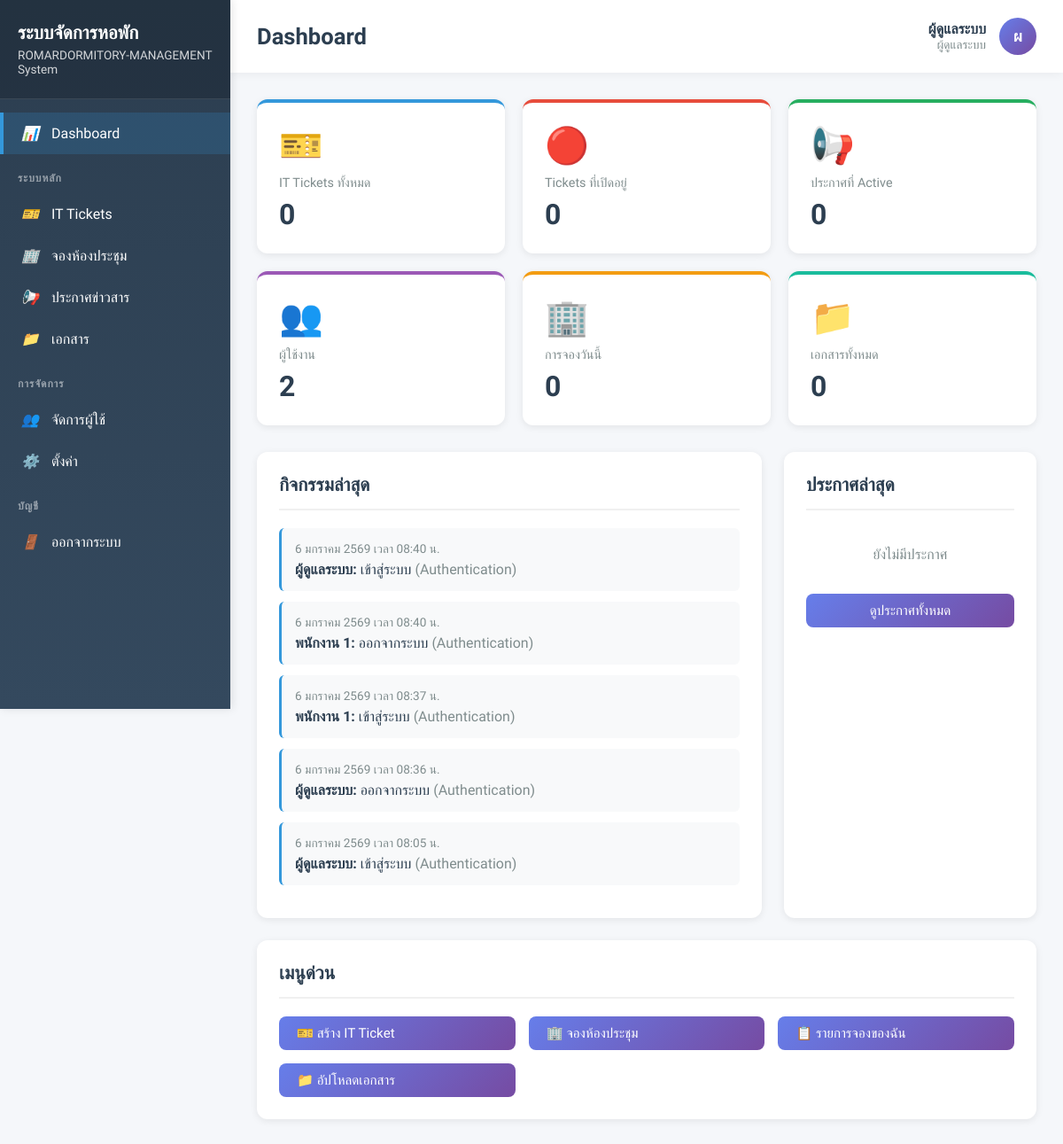
/admin/dashboard.php (signed in), run on an earlier commit of the app's database.
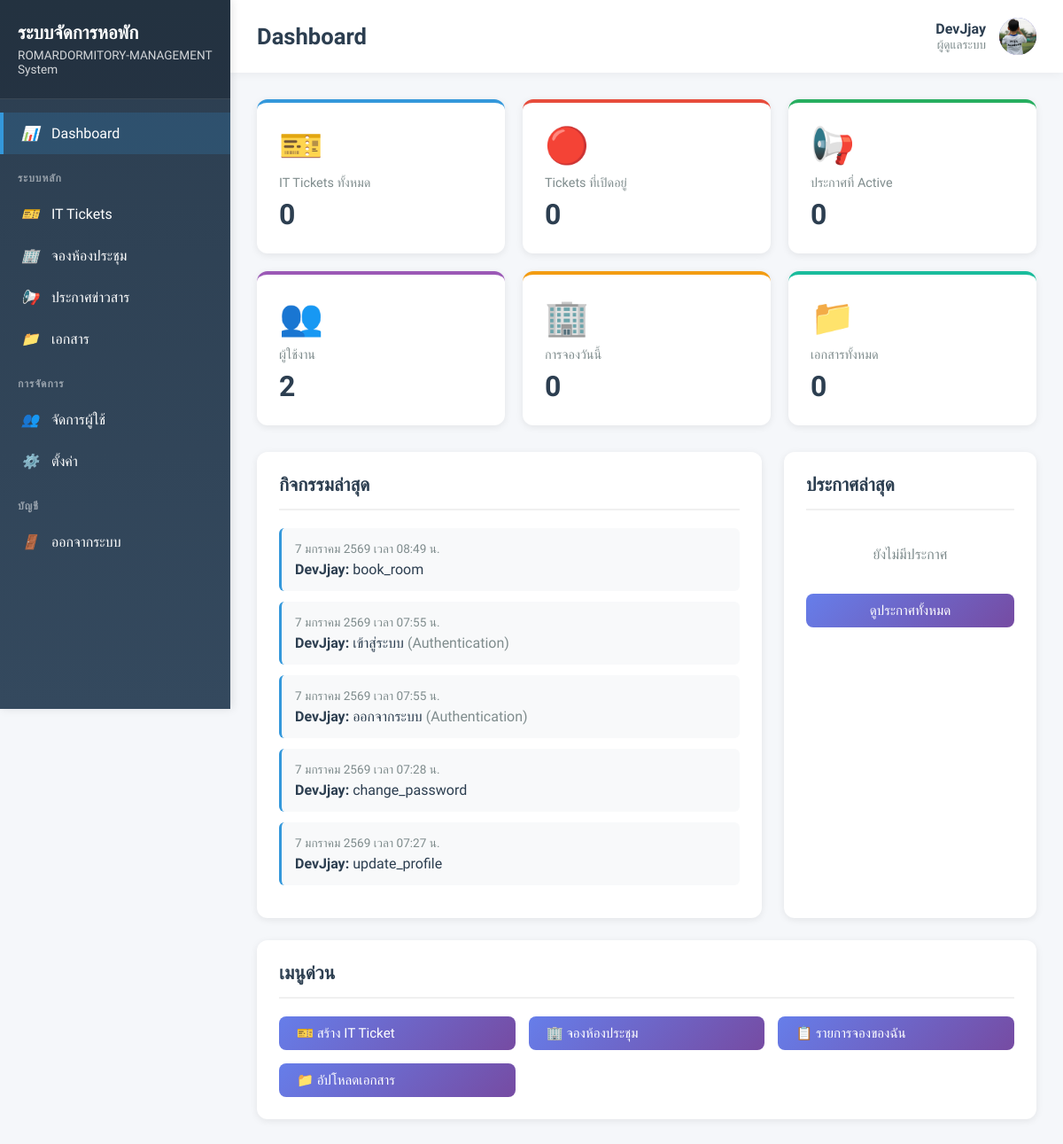
And on a later commit of the database.
### tables this page shows
CREATE TABLE activity_logs (
        log_id INTEGER PRIMARY KEY AUTOINCREMENT,
        user_id INTEGER,
        action TEXT NOT NULL,
        module TEXT,
        description TEXT,
        ip_address TEXT,
        created_at DATETIME DEFAULT CURRENT_TIMESTAMP,
        FOREIGN KEY (user_id) REFERENCES users(user_id)
    );

CREATE TABLE users (
    user_id INTEGER PRIMARY KEY AUTOINCREMENT,
    username TEXT UNIQUE NOT NULL,
    password TEXT NOT NULL,
    full_name TEXT NOT NULL,
    email TEXT,
    role TEXT DEFAULT 'staff' CHECK(role IN ('admin', 'staff')),
    created_at DATETIME DEFAULT CURRENT_TIMESTAMP,
    last_login DATETIME,
    is_active INTEGER DEFAULT 1
, avatar TEXT, phone TEXT, department TEXT);

### config/config.php (called while the page is built, shortened)
<?php
function isAdmin() {
    return isset($_SESSION['role']) && $_SESSION['role'] === 'admin';
}
function getCurrentUserFullName() {
    return $_SESSION['full_name'] ?? 'ผู้ใช้';
}
function formatDateThai($date) {
    $timestamp = strtotime($date);
    $thaiMonths = [
        1 => 'มกราคม', 'กุมภาพันธ์', 'มีนาคม', 'เมษายน',
        'พฤษภาคม', 'มิถุนายน', 'กรกฎาคม', 'สิงหาคม',
        'กันยายน', 'ตุลาคม', 'พฤศจิกายน', 'ธันวาคม'
    ];
    $day = date('j', $timestamp);
    $month = $thaiMonths[(int)date('n', $timestamp)];
    $year = date('Y', $timestamp) + 543;
    $time = date('H:i', $timestamp);
    return "$day $month $year เวลา $time น.";
}
?>

### includes/functions.php (called while the page is built, shortened)
<?php
require_once __DIR__ . '/../config/config.php';
function getRecentActivities($limit = 10) {
    $db = getDB();
    $stmt = $db->prepare("
        SELECT a.*, u.full_name, u.username
        FROM activity_logs a
        LEFT JOIN users u ON a.user_id = u.user_id
        ORDER BY a.created_at DESC
        LIMIT :limit
    ");
    $stmt->bindValue(':limit', $limit, SQLITE3_INTEGER);
    $result = $stmt->execute();
    $activities = [];
    while ($row = $result->fetchArray(SQLITE3_ASSOC)) {
        $activities[] = $row;
    }
    return $activities;
}
?>

### admin/dashboard.php (the view, shortened to what the changed rows need)
<?php
require_once __DIR__ . '/../config/config.php';
require_once __DIR__ . '/../includes/functions.php';
$pageTitle = 'Dashboard';
$recentActivities = getRecentActivities(5);
include __DIR__ . '/../includes/header.php';
include __DIR__ . '/../includes/sidebar.php';
?>
<div class="content-grid">
    <div class="card">
        <?php if (empty($recentActivities)): ?>
            <p style="color: #7f8c8d; text-align: center; padding: 20px;">
                ยังไม่มีกิจกรรม
            </p>
        <?php else: ?>
            <?php foreach ($recentActivities as $activity): ?>
                <div class="activity-item">
                    <div class="activity-time">
                        <?php echo formatDateThai($activity['created_at']); ?>
                    </div>
                    <div class="activity-description">
                        <strong><?php echo htmlspecialchars($activity['full_name'] ?? 'ระบบ'); ?>:</strong>
                        <?php echo htmlspecialchars($activity['action']); ?>
                        <?php if (!empty($activity['module'])): ?>
                            <span style="color: #7f8c8d;">(<?php echo htmlspecialchars($activity['module']); ?>)</span>
                        <?php endif; ?>
                    </div>
                </div>
            <?php endforeach; ?>
        <?php endif; ?>
    </div>
</div>
<?php include __DIR__ . '/../includes/footer.php'; ?>

### includes/sidebar.php (shortened to what the changed rows need)
<aside class="sidebar">
            <div class="sidebar-header">
                <h2><?php echo SITE_NAME; ?></h2>
            </div>
        </aside>
        <main class="main-content">
            <div class="topbar">
                <h1><?php echo $pageTitle ?? 'Dashboard'; ?></h1>
                <div class="user-info">
                    <div class="user-details">
                        <div class="user-name"><?php echo getCurrentUserFullName(); ?></div>
                        <div class="user-role"><?php echo isAdmin() ? 'ผู้ดูแลระบบ' : 'พนักงาน'; ?></div>
                    </div>
                    <div class="user-avatar-container">
                     <?php
            $user_id = $_SESSION['user_id'] ?? null;
            $user_avatar = null;
            if ($user_id) {
                $db = getDb();
                $columns_check = $db->query("PRAGMA table_info(users)");
                $has_avatar = false;
                while ($col = $columns_check->fetchArray(SQLITE3_ASSOC)) {
                    if ($col['name'] === 'avatar') {
                        $has_avatar = true;
                        break;
                    }
                }
                if ($has_avatar) {
                    $stmt = $db->prepare("SELECT avatar FROM users WHERE user_id = ?");
                    $stmt->bindValue(1, $user_id, SQLITE3_INTEGER);
                    $result = $stmt->execute();
                    $row = $result->fetchArray(SQLITE3_ASSOC);
                    $user_avatar = $row['avatar'] ?? null;
                }
            }
            ?>
           <?php if ($user_avatar && file_exists(__DIR__ . '/../uploads/images/' . $user_avatar)): ?>
    <img src="<?php echo BASE_URL; ?>uploads/images/<?php echo htmlspecialchars($user_avatar); ?>"
         alt="Avatar"
         class="user-avatar"
         style="width: 42px; height: 42px; border-radius: 50%; object-fit: cover;">
            <?php else: ?>
                <div class="user-avatar">
                    <?php echo mb_substr(getCurrentUserFullName(), 0, 1); ?>
                </div>
            <?php endif; ?>
        </div>
    </div>
            </div>
            <div class="content-area">

What changed in the data, as far as the page shows it:
no longer on this page (row unchanged): activity_logs: created_at "6 มกราคม 2569 เวลา 08:40 น.", user.full_name "ผู้ดูแลระบบ", action "เข้าสู่ระบบ", module "Authentication"
no longer on this page (row unchanged): activity_logs: created_at "6 มกราคม 2569 เวลา 08:40 น.", user.full_name "พนักงาน 1", action "ออกจากระบบ", module "Authentication"
no longer on this page (row unchanged): activity_logs: created_at "6 มกราคม 2569 เวลา 08:37 น.", user.full_name "พนักงาน 1", action "เข้าสู่ระบบ", module "Authentication"
no longer on this page (row unchanged): activity_logs: created_at "6 มกราคม 2569 เวลา 08:36 น.", user.full_name "ผู้ดูแลระบบ", action "ออกจากระบบ", module "Authentication"
no longer on this page (row unchanged): activity_logs: created_at "6 มกราคม 2569 เวลา 08:05 น.", user.full_name "ผู้ดูแลระบบ", action "เข้าสู่ระบบ", module "Authentication"
now on this page (row edited): users: avatar (picture)
added activity_logs: created_at "7 มกราคม 2569 เวลา 08:49 น.", user.full_name "DevJjay", action "book_room"
added activity_logs: created_at "7 มกราคม 2569 เวลา 07:55 น.", user.full_name "DevJjay", action "เข้าสู่ระบบ", module "Authentication"
added activity_logs: created_at "7 มกราคม 2569 เวลา 07:55 น.", user.full_name "DevJjay", action "ออกจากระบบ", module "Authentication"
added activity_logs: created_at "7 มกราคม 2569 เวลา 07:28 น.", user.full_name "DevJjay", action "change_password"
added activity_logs: created_at "7 มกราคม 2569 เวลา 07:27 น.", user.full_name "DevJjay", action "update_profile"
Also different on the page:
getCurrentUserFullName(): "ผู้ดูแลระบบ" → "DevJjay"
mb_substr(getCurrentUserFullName(), 0, 1): "ผ" → (not shown)
